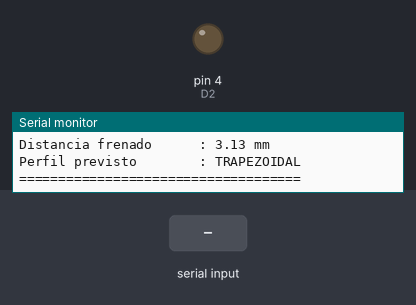
This sketch was run on a simulated Arduino Uno, built with avr-gcc and run on an emulated ATmega328P. On the bench: output pins drawn as LEDs (lit = HIGH), the last lines printed to the serial monitor. The test bench sets the inputs (shaded band). Pins used as bus, display or sensor lines are not drawn.

Above: at 6.2 s.
6.3 s: "B" received over Serial
At 7.2 s:
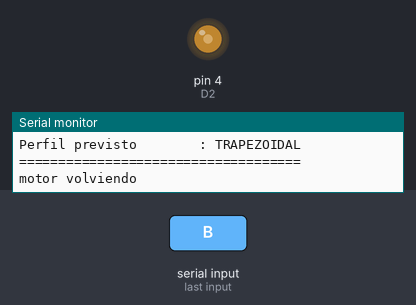
8.0 s: "x90\n" received over Serial
At 9.2 s:
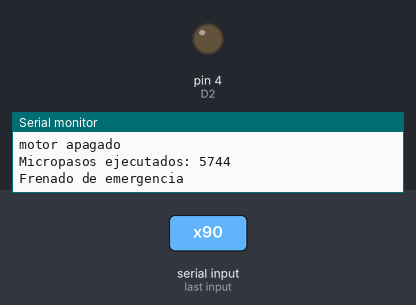
9.5 s: "b90\n" received over Serial
At 10.8 s:
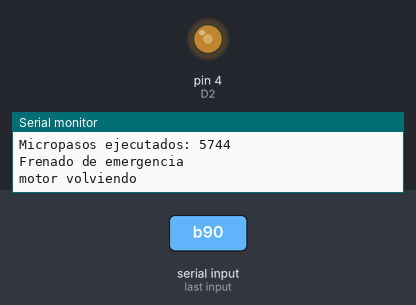
11.2 s: "x,45\n" received over Serial
At 11.8 s:
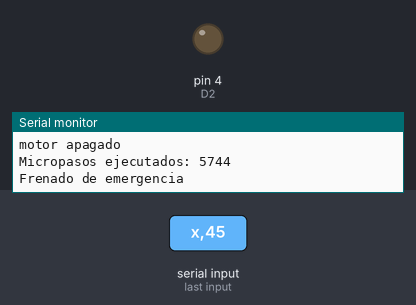
Timing chart, 0 to 13.7 s (numbered marks = the images above; inputs shaded):
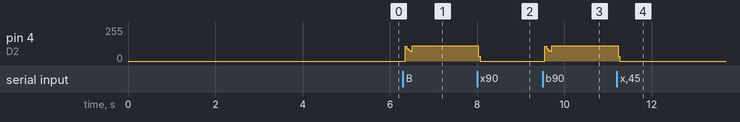

Measured:
- after the input at 6.3 s, pin 4 (D2): 0/255 → 114/255 after 0.05 s
- after the input at 8.0 s, pin 4 (D2): 114/255 → 0/255 at once
- after the input at 9.5 s, pin 4 (D2): 0/255 → 114/255 after 0.05 s
- after the input at 11.2 s, pin 4 (D2): 114/255 → 0/255 at once

The sketch:

motor_rampa_meseta_constante_verificada_bpanico.ino
```cpp
#define D1 5
#define D2 4
#define D5 14
#define D6 12
#define D7 13


// ============================================================
// PINES
// ============================================================

int stp = D2;   // STEP
int dir = D1;   // DIR
int ms1 = D5;
int ms2 = D6;
int enb = D7;   // ENABLE


// ============================================================
// PARAMETROS FISICOS
// ============================================================

// Motor de 1.8 grados por paso completo
const float ANGULO_PASO = 1.8;

// Microstepping VALIDADO experimentalmente:
// TMC2209 configurado a 1/16.
const float M = 16.0;

// Correa GT2: 2 mm entre dientes
const float PASO_CORREA = 2.0;

// Polea de 20 dientes
const float DIENTES_POLEA = 20.0;


// ============================================================
// PARAMETROS DE MOVIMIENTO
// ============================================================

// Carrera inicial
float carrera = 450.0;       // [mm]

// Velocidad maxima
float velocidad = 50.0;      // [mm/s]


// ------------------------------------------------------------
// NUEVO:
// aceleracion y desaceleracion
// ------------------------------------------------------------
//
// Estos son los UNICOS parametros nuevos respecto de la
// version que acabamos de validar.
//
// Significan:
//
// aceleracion = 500 mm/s²
//
// La velocidad puede aumentar 500 mm/s cada segundo.
//
// Por ahora NO los modificamos por Serial.
// Primero queremos validar la rampa.
//

float aceleracion = 400.0;      // [mm/s²]
float desaceleracion = 400.0;   // [mm/s²]


// ============================================================
// VARIABLES CALCULADAS
// ============================================================

float pasosCompletosVuelta = 0.0;

float micropasosVuelta = 0.0;

float mmPorVuelta = 0.0;

float micropasosPorMM = 0.0;

float mmPorMicropaso = 0.0;


// Cantidad total de micropasos de la carrera
long int umbralSup = 0;


// Medio periodo de la señal STEP.
// AHORA este valor cambia durante el movimiento.
unsigned long MedioPeriodo = 0;

// MedioPeriodo fijo correspondiente a la velocidad maxima.
// Se usa SIN RECALCULAR durante la meseta.
unsigned long MedioPeriodoMeseta = 0;

// Limites de la meseta expresados en micropasos.
// Solo se usan cuando el perfil es trapezoidal.
long pasosFinAceleracion = 0;
long pasosInicioFrenado = 0;
bool hayMeseta = false;


// Velocidad instantanea calculada
float velocidadActual = 0.0;


// ============================================================
// MAQUINA DE ESTADOS
// ============================================================

typedef enum {
  yendo = 0,
  volviendo = 1,
  esperando = 2,
  moviendose = 3
} Estado;


Estado miEstado = esperando;


// ============================================================
// CONTADOR DE MICROPASOS
// ============================================================

long int pasosRealizados = 0;


// ============================================================
// PROTOTIPOS
// ============================================================

void calcularParametros();

void actualizarRampa();

void lectura();

void step();

void mover();

void ir();

void volver();

void pararMotor();

void revisarEmergencia();

void ajustarCarrera(float valor);

void ajustarVelocidad(float valor);

void imprimirConfiguracion();


// ============================================================
// SETUP
// ============================================================

void setup() {

  Serial.begin(115200);

  // Se mantiene durante esta etapa de prueba porque vimos
  // que el Monitor Serie tarda en reconectarse despues
  // del Upload.
  delay(5000);


  pinMode(stp, OUTPUT);

  pinMode(dir, OUTPUT);

  pinMode(enb, OUTPUT);

  pinMode(ms1, OUTPUT);

  pinMode(ms2, OUTPUT);


  // ----------------------------------------------------------
  // Driver inicialmente deshabilitado
  // ----------------------------------------------------------

  digitalWrite(enb, HIGH);


  // ----------------------------------------------------------
  // CONFIGURACION VALIDADA DEL TMC2209
  //
  // MS1 = HIGH
  // MS2 = HIGH
  //
  // M = 16
  //
  // NO MODIFICAR.
  // ----------------------------------------------------------

  digitalWrite(ms1, HIGH);

  digitalWrite(ms2, HIGH);


  digitalWrite(stp, LOW);


  calcularParametros();


  Serial.println();

  Serial.println("Sistema listo - RAMPA TRAPEZOIDAL");

  Serial.println();

  Serial.println("Comandos:");

  Serial.println("A      -> ir");

  Serial.println("B      -> volver");

  Serial.println("C100   -> carrera = 100 mm");

  Serial.println("V50    -> velocidad maxima = 50 mm/s");

  Serial.println("I      -> mostrar configuracion");


  imprimirConfiguracion();
}


// ============================================================
// LOOP
// ============================================================

void loop() {

  switch (miEstado) {


    case esperando:

      lectura();

      break;


    case volviendo:

      volver();

      break;


    case yendo:

      ir();

      break;


    case moviendose:

      mover();

      break;


    default:

      Serial.println("Estado no reconocido");

      miEstado = esperando;

      break;
  }
}


// ============================================================
// CALCULO DE LOS PARAMETROS MECANICOS
// ============================================================

void calcularParametros() {

  // ----------------------------------------------------------
  // Pasos completos/vuelta
  //
  // 360 / 1.8 = 200
  // ----------------------------------------------------------

  pasosCompletosVuelta =
      360.0 / ANGULO_PASO;


  // ----------------------------------------------------------
  // Micropasos/vuelta
  //
  // 200 * 16 = 3200
  // ----------------------------------------------------------

  micropasosVuelta =
      pasosCompletosVuelta * M;


  // ----------------------------------------------------------
  // Avance lineal por vuelta
  //
  // 20 dientes * 2 mm = 40 mm
  // ----------------------------------------------------------

  mmPorVuelta =
      DIENTES_POLEA * PASO_CORREA;


  // ----------------------------------------------------------
  // Micropasos/mm
  //
  // 3200 / 40 = 80
  // ----------------------------------------------------------

  micropasosPorMM =
      micropasosVuelta / mmPorVuelta;


  // ----------------------------------------------------------
  // Desplazamiento correspondiente a un micropaso
  //
  // 1 / 80 = 0.0125 mm
  // ----------------------------------------------------------

  mmPorMicropaso =
      1.0 / micropasosPorMM;


  // ----------------------------------------------------------
  // Micropasos correspondientes a la carrera
  // ----------------------------------------------------------

  umbralSup =
      round(carrera * micropasosPorMM);


  // Este MedioPeriodo corresponde solamente a Vmax.
  // Durante el movimiento actualizarRampa()
  // lo ira modificando.

  float frecuenciaMaxima =
      velocidad * micropasosPorMM;


  if (frecuenciaMaxima > 0) {

    MedioPeriodo =
        (unsigned long)(
          500000.0 / frecuenciaMaxima
        );

    // Guardamos una copia fija para la meseta.
    // Durante la meseta este valor NO se vuelve a calcular.
    MedioPeriodoMeseta = MedioPeriodo;
  }


  // ----------------------------------------------------------
  // LIMITES DE LA MESETA
  // ----------------------------------------------------------
  // Estas dos distancias son exactamente las mismas que ya
  // usa el programa para diagnosticar el perfil trapezoidal.

  float distanciaAceleracion =
      velocidad * velocidad /
      (2.0 * aceleracion);

  float distanciaFrenado =
      velocidad * velocidad /
      (2.0 * desaceleracion);


  hayMeseta =
      (distanciaAceleracion + distanciaFrenado <= carrera);


  if (hayMeseta) {

    pasosFinAceleracion =
        round(distanciaAceleracion * micropasosPorMM);

    long pasosFrenado =
        round(distanciaFrenado * micropasosPorMM);

    pasosInicioFrenado =
        umbralSup - pasosFrenado;
  }

  else {

    // En perfil triangular no existe meseta.
    // Se conserva exactamente el uso de actualizarRampa().
    pasosFinAceleracion = 0;
    pasosInicioFrenado = 0;
  }
}


// ============================================================
// RAMPA DE VELOCIDAD
// ============================================================
//
// Esta es la principal modificacion respecto del programa
// que ya validamos.
//
// Para cada micropaso calculamos:
//
// 1. cuanto hemos recorrido;
// 2. cuanto falta;
// 3. que velocidad permite la aceleracion;
// 4. que velocidad permite frenar a tiempo;
// 5. elegimos la menor de esas velocidades y Vmax.
//
// Esto produce automaticamente:
//
//     aceleracion
//         |
//         v
//     velocidad constante
//         |
//         v
//     desaceleracion
//
// Si la carrera es demasiado corta para llegar a Vmax,
// el perfil se vuelve triangular automaticamente.
//

void actualizarRampa() {


  // ----------------------------------------------------------
  // DISTANCIA DESDE EL INICIO
  // ----------------------------------------------------------
  //
  // Utilizamos pasosRealizados + 1 para evitar x = 0
  // en el primer micropaso.
  //
  // Si utilizaramos x = 0:
  //
  //     v = sqrt(2*a*x) = 0
  //
  // y no podriamos calcular el periodo.
  // ----------------------------------------------------------

  float distanciaDesdeInicio =
      (pasosRealizados + 1) * mmPorMicropaso;


  // ----------------------------------------------------------
  // DISTANCIA QUE FALTA
  // ----------------------------------------------------------

  long pasosRestantes =
      umbralSup - pasosRealizados;


  float distanciaRestante =
      pasosRestantes * mmPorMicropaso;


  // ==========================================================
  // VELOCIDAD PERMITIDA POR LA ACELERACION
  // ==========================================================
  //
  // Utilizamos:
  //
  //     v² = 2*a*x
  //
  // por lo tanto:
  //
  //     v = sqrt(2*a*x)
  //

  float velocidadPorAceleracion =
      sqrt(
        2.0 *
        aceleracion *
        distanciaDesdeInicio
      );


  // ==========================================================
  // VELOCIDAD MAXIMA QUE PERMITE FRENAR A TIEMPO
  // ==========================================================
  //
  // Para detenernos exactamente al final:
  //
  //     v² = 2*d*x_restante
  //
  // Entonces:
  //
  //     v = sqrt(2*d*x_restante)
  //

  float velocidadPorFrenado =
      sqrt(
        2.0 *
        desaceleracion *
        distanciaRestante
      );


  // ==========================================================
  // ELECCION DE LA VELOCIDAD ACTUAL
  // ==========================================================
  //
  // Tenemos tres limites:
  //
  // 1. velocidad maxima solicitada;
  //
  // 2. velocidad permitida por la aceleracion;
  //
  // 3. velocidad que todavía nos permite frenar.
  //
  // Elegimos la MENOR.
  //

  velocidadActual = velocidad;


  if (velocidadPorAceleracion < velocidadActual) {

    velocidadActual =
        velocidadPorAceleracion;
  }


  if (velocidadPorFrenado < velocidadActual) {

    velocidadActual =
        velocidadPorFrenado;
  }


  // ==========================================================
  // CONVERSION DE VELOCIDAD A FRECUENCIA STEP
  // ==========================================================
  //
  //     fSTEP =
  //
  //     velocidad [mm/s]
  //
  //            x
  //
  //     micropasos/mm
  //

  float frecuenciaStep =
      velocidadActual * micropasosPorMM;


  // ==========================================================
  // CONVERSION DE FRECUENCIA A MEDIO PERIODO
  // ==========================================================
  //
  // Como step() genera:
  //
  // HIGH -> MedioPeriodo
  //
  // LOW  -> MedioPeriodo
  //
  // el periodo completo es:
  //
  //     T = 2 * MedioPeriodo
  //
  // Por lo tanto:
  //
  //     MedioPeriodo =
  //
  //          500000
  //       --------------
  //            fSTEP
  //

  if (frecuenciaStep > 0) {

    MedioPeriodo =
        (unsigned long)(
          500000.0 /
          frecuenciaStep
        );
  }


  // Seguridad:
  //
  // nunca permitimos que el resultado sea cero.

  if (MedioPeriodo < 1) {

    MedioPeriodo = 1;
  }
}


// ============================================================
// GENERAR UN MICROPASO
// ============================================================
//
// NO CAMBIAMOS esta funcion respecto de nuestra base validada.
//

void step() {

  digitalWrite(stp, HIGH);

  delayMicroseconds(MedioPeriodo);

  digitalWrite(stp, LOW);

  delayMicroseconds(MedioPeriodo);
}


// ============================================================
// BOTON DE PANICO
// ============================================================

void revisarEmergencia() {

  while (Serial.available() > 0 ) {

    char dato = Serial.read();

    if (dato == 'x' || dato == 'X') {
      pararMotor();
      Serial.println("Frenado de emergencia");
    }
  }
}


// ============================================================
// LECTURA SERIAL
// ============================================================

void lectura() {

  while (Serial.available() > 0) {

    char dato = Serial.read();


    switch (dato) {


      case 'a':
      case 'A':

        miEstado = yendo;

        break;


      case 'b':
      case 'B':

        miEstado = volviendo;

        break;


      case 'c':
      case 'C':

        ajustarCarrera(
          Serial.parseFloat()
        );

        break;


      case 'v':
      case 'V':

        ajustarVelocidad(
          Serial.parseFloat()
        );

        break;


      case 'i':
      case 'I':

        imprimirConfiguracion();

        break;
    }
  }
}


// ============================================================
// INICIAR IDA
// ============================================================

void ir() {

  digitalWrite(dir, HIGH);

  digitalWrite(enb, LOW);


  // Cada movimiento comienza desde cero.

  pasosRealizados = 0;

  velocidadActual = 0.0;


  miEstado = moviendose;


  Serial.println("motor yendo");
}


// ============================================================
// INICIAR VUELTA
// ============================================================

void volver() {

  digitalWrite(dir, LOW);

  digitalWrite(enb, LOW);


  pasosRealizados = 0;

  velocidadActual = 0.0;


  miEstado = moviendose;


  Serial.println("motor volviendo");
}


// ============================================================
// EJECUTAR MOVIMIENTO
// ============================================================

void mover() {

  revisarEmergencia();

  // ----------------------------------------------------------
  // UNICO CAMBIO FUNCIONAL:
  //
  // Si estamos dentro de una meseta trapezoidal, NO llamamos
  // a actualizarRampa(). MedioPeriodo queda fijo en el valor
  // calculado una sola vez para Vmax.
  //
  // Fuera de la meseta (aceleracion, frenado o perfil
  // triangular) se ejecuta actualizarRampa() exactamente como
  // en el archivo original.
  // ----------------------------------------------------------

  if (
    hayMeseta &&
    pasosRealizados >= pasosFinAceleracion &&
    pasosRealizados < pasosInicioFrenado
  ) {

    MedioPeriodo = MedioPeriodoMeseta;
  }

  else {

    actualizarRampa();
  }


  // ----------------------------------------------------------
  // Desde aqui hasta el final, mover() es igual al original.
  // ----------------------------------------------------------

  step();


  pasosRealizados++;


  // ----------------------------------------------------------
  // Fin de carrera
  // ----------------------------------------------------------

  if (pasosRealizados >= umbralSup) {

    pararMotor();
  }
}


// ============================================================
// DETENER MOTOR
// ============================================================

void pararMotor() {

  miEstado = esperando;


  digitalWrite(enb, HIGH);


  Serial.println("motor apagado");


  Serial.print("Micropasos ejecutados: ");

  Serial.println(pasosRealizados);
}


// ============================================================
// AJUSTAR CARRERA
// ============================================================

void ajustarCarrera(float valor) {

  if (valor <= 0) {

    Serial.println("ERROR: carrera invalida");

    return;
  }


  carrera = valor;


  calcularParametros();


  Serial.print("carrera ajustada a: ");

  Serial.print(carrera);

  Serial.println(" mm");


  Serial.print("micropasos: ");

  Serial.println(umbralSup);
}


// ============================================================
// AJUSTAR VELOCIDAD MAXIMA
// ============================================================

void ajustarVelocidad(float valor) {

  if (valor <= 0) {

    Serial.println("ERROR: velocidad invalida");

    return;
  }


  velocidad = valor;


  calcularParametros();


  Serial.print("velocidad maxima ajustada a: ");

  Serial.print(velocidad);

  Serial.println(" mm/s");
}


// ============================================================
// MOSTRAR CONFIGURACION
// ============================================================

void imprimirConfiguracion() {

  Serial.println();

  Serial.println("====================================");

  Serial.println("CONFIGURACION DEL SISTEMA");

  Serial.println("====================================");


  Serial.print("Microstepping M        : ");

  Serial.println(M);


  Serial.print("Micropasos/vuelta      : ");

  Serial.println(micropasosVuelta);


  Serial.print("mm por vuelta          : ");

  Serial.println(mmPorVuelta);


  Serial.print("Micropasos/mm          : ");

  Serial.println(micropasosPorMM);


  Serial.print("mm por micropaso       : ");

  Serial.println(mmPorMicropaso, 6);


  Serial.print("Carrera                : ");

  Serial.print(carrera);

  Serial.println(" mm");


  Serial.print("Micropasos objetivo    : ");

  Serial.println(umbralSup);


  Serial.print("Velocidad maxima       : ");

  Serial.print(velocidad);

  Serial.println(" mm/s");


  Serial.print("Aceleracion            : ");

  Serial.print(aceleracion);

  Serial.println(" mm/s2");


  Serial.print("Desaceleracion         : ");

  Serial.print(desaceleracion);

  Serial.println(" mm/s2");


  // ----------------------------------------------------------
  // Informacion adicional sobre el perfil
  // ----------------------------------------------------------

  float distanciaAceleracion =
      velocidad * velocidad /
      (2.0 * aceleracion);


  float distanciaFrenado =
      velocidad * velocidad /
      (2.0 * desaceleracion);


  Serial.print("Distancia aceleracion  : ");

  Serial.print(distanciaAceleracion);

  Serial.println(" mm");


  Serial.print("Distancia frenado      : ");

  Serial.print(distanciaFrenado);

  Serial.println(" mm");


  if (
    distanciaAceleracion +
    distanciaFrenado
    <= carrera
  ) {

    Serial.println(
      "Perfil previsto        : TRAPEZOIDAL"
    );

  }

  else {

    Serial.println(
      "Perfil previsto        : TRIANGULAR"
    );
  }


  Serial.println("====================================");
}
```
